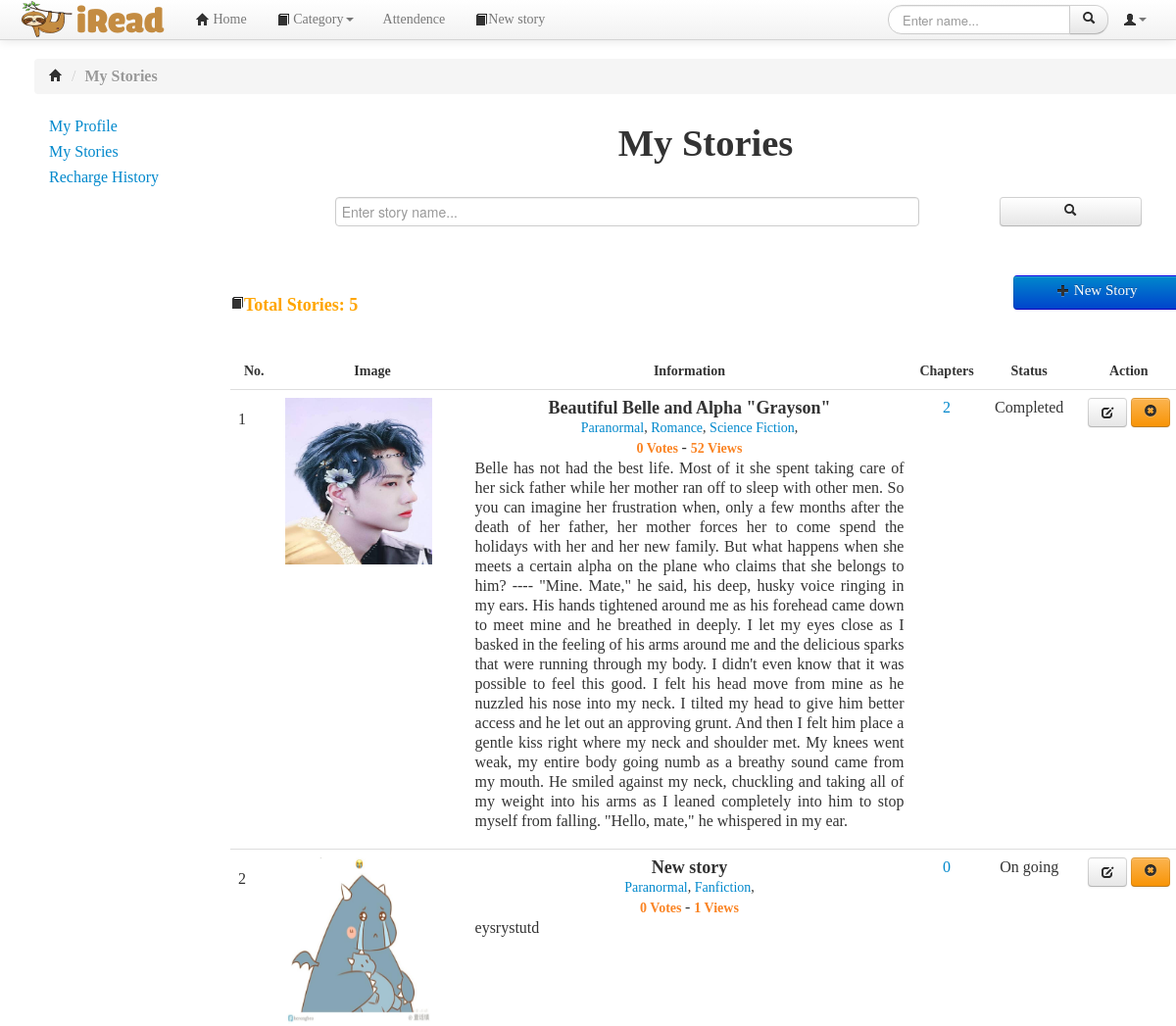
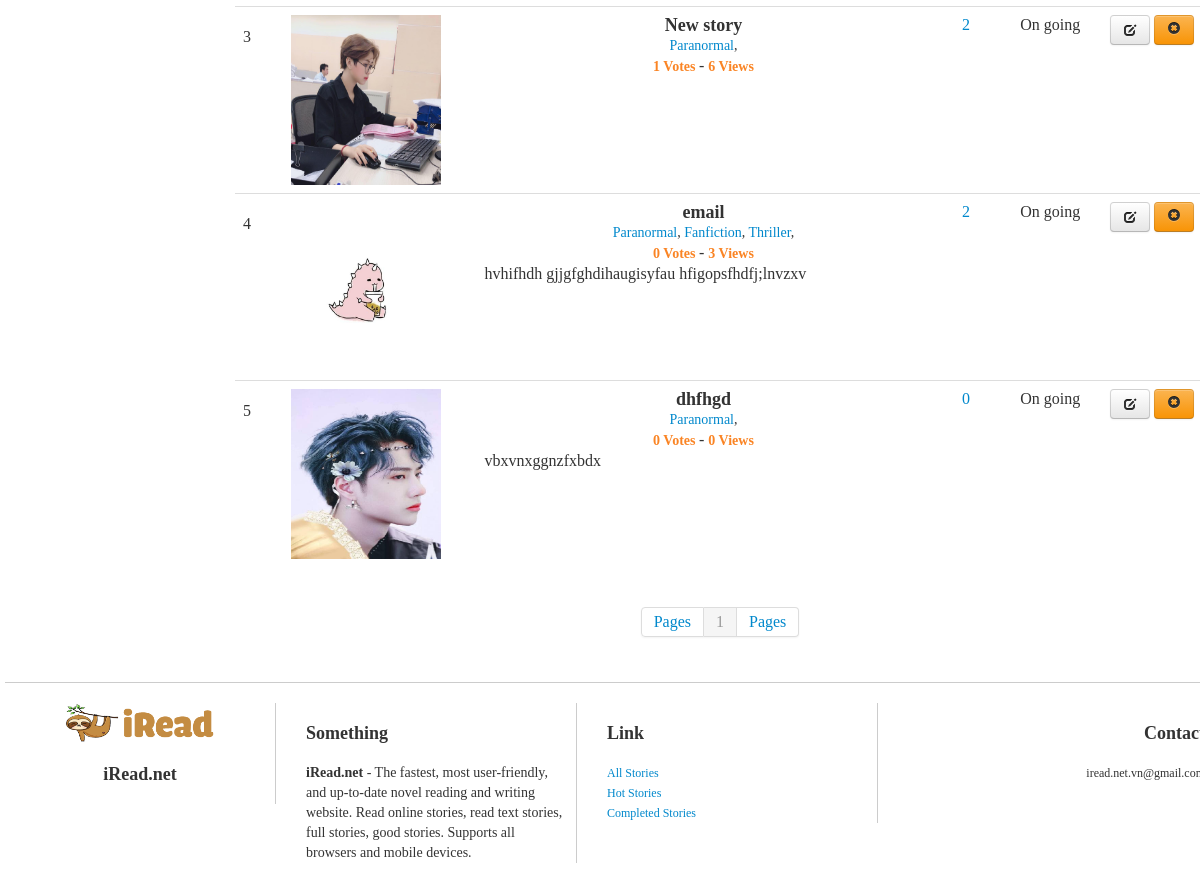
Page /mystories.php (signed in) on the committed database (2 pictures, top to bottom).
### tables this page shows
CREATE TABLE `story` (
  `storyID` int(10) NOT NULL,
  `storyName` varchar(200) NOT NULL,
  `memberID` int(20) DEFAULT NULL,
  `description` mediumtext DEFAULT NULL,
  `image` varchar(500) DEFAULT NULL,
  `viewNumber` int(11) NOT NULL DEFAULT 0,
  `voteNumber` int(11) NOT NULL DEFAULT 0,
  `status` varchar(20) NOT NULL DEFAULT 'On going'
);

CREATE TABLE `story_category` (
  `storyCatID` int(11) NOT NULL,
  `storyID` int(11) NOT NULL,
  `categoryID` int(11) NOT NULL
);

CREATE TABLE `category` (
  `categoryID` int(11) NOT NULL,
  `categoryName` varchar(50) NOT NULL
);

### db.php (called while the page is built, shortened)
<?php
	$hostname='localhost';
	$username='root';
	$password='';
	$dbname='final_project';
	$port=3306;
	function query($sql)
	{
		global $hostname;
		global $username;
		global $password;
		global $dbname;
		global $port;
		$conn = new mysqli($hostname, $username, $password, $dbname, $port);
		$result = $conn->query($sql);
		$rows = mysqli_fetch_all($result);
		return $rows;
	}
	function decryptString($string)
	{
		$string = str_replace('!1$#5', '"', $string);
		$string = str_replace("^-&~5", "'", $string);
		return($string);
	}
?>

### mystories.php (the view, shortened to what this page needs)
<!DOCTYPE html>
<html lang="vi">
<head>
<link href="css/bootstrap.min.css" rel="stylesheet">
<link href="css/bootstrap-responsive.css" rel="stylesheet">
<link href="css/yamm.css" rel="stylesheet">
<link href="css/style.css" rel="stylesheet">
<link href="css/chosen.css" rel="stylesheet">
</head>
<?php
	require_once("./db.php");
    if(!isset($_SESSION['username'])){
?>
    	<script >
			alert ("You must login to access this page!");
			window.location.replace("./login.php");
		</script>
<?php
	}else{
		$sql = "SELECT * FROM member WHERE username='" .$_SESSION['username'] . "'";
		$row = query($sql);
		$memberID = $row[0][0];
		$sql1 = "SELECT * FROM story WHERE memberID='" .$memberID . "'";
		$row1 = query($sql1);
		$total = count($row1);
	}
?>
<body>
<?php
	require_once("./headers/common_header.php");
?>
<div class="container">
<div class="container-fluid">
	<div class="row">
		<div class="span12 row wrapper">
			<ul class="breadcrumb">
				<li>
					<div itemscope>
						<a href="./home.php" itemprop="url"><i class="icon-home"></i></a>
						<span class="divider">/</span>
					</div>
				</li>
				<li class="active"><strong>My Stories</strong></li>
			</ul>
			<div class="row wrapper">
				<?php
				require_once("./lefts/member_left.php");
			?>
				<div class="span10">
						<h1 style="text-align: center;margin-top: 10px;">My Stories</h1>
						<div style =" width: 100%; text-align: center;" >
							<form action="mystories.php" method="POST">
							<?php
								if(!isset($_POST['search']) || $_POST['search'] == ""){
							?>
								<input type="text" name="search" class=" " placeholder="Enter story name..." style =" width: 60%; margin-top: 25px;margin-left: 25px;">
							<?php
							}else{
							?>
								<input type="text" name="search" class=" " placeholder="Enter story name..." value="<?=$search?>" style =" width: 60%; margin-top: 25px;margin-left: 25px;">
							<?php
							}
							?>
								<button class="btn" type="submit" name="search_story" style="float: right; margin-top: 25px; margin-right: 40px; width: 15%"><i class="icon-search"></i></button>
							</form>
						</div>
						<ul class="nav" style="margin-top: 40px; margin-bottom: 40px">
							<li class="disable" style="float:left;width: 50%; color: Orange;">
								<?php
									if($_SERVER['REQUEST_METHOD'] == 'POST' && isset($_POST['search']) && $_POST['search'] != ""){
								?>
										<h2><i class="icon-book icon-large"></i>Search Results: <?=$total_search?></h2>
								<?php
									}else{
								?>
									<h2><i class="icon-book icon-large"></i>Total Stories: <?=$total?></h2>
								<?php
									}
								?>
							</li>
							<li style="float: right;width: 50%"><a href="./newstory.php?" style="width: 30%; height: auto; min-height: 25px; float: right; font-size: 15px; background-color: blue"  class="btn btn-primary"><i class="icon-plus icon-large"></i> New Story</a></li>
						</ul>
						<div class="table-responsive" style="margin-top: 120px; width:100%">
						<table class="table" style="width: 100%">
							<thead>
								<tr >
								<th style="text-align: center; font-size: 14px; width: 5%;">No.</th>
								<th style="text-align: center; font-size: 14px; width: 20%;">Image</th>
								<th style="text-align: center; font-size: 14px; width: 47%;">Information</th>
								<th style="text-align: center; font-size: 14px; width: 7%;">Chapters</th>
								<th style="text-align: center; font-size: 14px; width: 10%;">Status</th>
								<th style="text-align: center; font-size: 14px; width: 11%;">Action</th>
								</tr>
							</thead>
							<tbody>
							<?php
								$allrow = count($row1);
								$pagesize = 5;
								$allpage = 1;
								if($allrow % $pagesize == 0){
									$allpage = $allrow / $pagesize;
								}else{
									$allpage = (int)($allrow / $pagesize) + 1;
								}
								$beginrow = 1;
								$currentpage = 1;
								if((!isset($_GET['currentpage'])) || ($_GET['currentpage'] == '1'))
								{
									$beginrow = 0;
									$currentpage = 1;
								}else{
									$beginrow = ($_GET['currentpage'] - 1) * $pagesize;
									$currentpage = $_GET['currentpage'];
								}
								$sql2= "SELECT * FROM story WHERE memberID='" .$memberID . "' LIMIT {$beginrow} , {$pagesize}";
								$row2=query($sql2);
								for($i=0; $i < count($row2); $i++)
								{
									$storyID = $row2[$i][0];
									$storyName = $row2[$i][1];
									$storyImage = $row2[$i][4];
									$viewNumber = $row2[$i][5];
									$voteNumber = $row2[$i][6];
							?>
								<tr>
									<td style="padding-top: 20px; width: 5%;"><?=$i+1?></td>
									<td class="nav-list name_list" style="width: 20%">
										<div class="media truyen-item">
											<a class="pull-left" href="chapterlist.php?storyID=<?=$row2[$i][0]?>">
												<img class="media-object" alt="<?=$row2[$i][1]?>" style="width: 150px; height: 170px;" src="img/<?=$storyImage?>">
											</a>
										</div>
									</td>
									<td style="width: 47%">
										<div  style="text-align: center; width: 100%">
											<div class="media-body">
												<a href="chapterlist.php?storyID=<?=$storyID?>"><h2 class="media-heading" style="font-size: 18px;line-height:20px;margin: 0;padding: 0;font-weight: bold;color:#333333;"><?=decryptString($storyName)?></h2></a>
												<?php
													$sql3 = "Select * from category INNER JOIN story_category ON category.categoryID = story_category.categoryID WHERE storyID='" .$storyID . "'";
													$row3 = query($sql3);
													for ($j=0; $j < count($row3);$j++)
													{
												?>
														<span class="list-category" style="font-size: 14px; text-align: justify;">
															<span><a href="./storybycat.php?categoryID=<?=$row3[$j][0]?>"><?=$row3[$j][1]?></a></span>,
														</span>
												<?php
													}
												?>
											</div>
											<span itemprop="votes" style="color: #FA8424; font-size: 14px"><b> <?=$voteNumber?> Votes</b>
											</span> -
											<span itemprop="rating" style="color: #FA8424;font-size: 14px"><b> <?=$viewNumber?> Views</b>
											</span>
											<p style="text-align: justify;"><?=decryptString($row2[$i][3])?></p>
										</div>
									</td>
									<td style="width: 7%; text-align: center;">
									<?php
										$sql4 = "SELECT * FROM chapter WHERE storyID='" .$storyID . "'";
										$row4 = query($sql4);
										echo('<a href="./chapterlist.php?storyID='.$storyID.'" >'.count($row4).'</a>');
									?>
									</td>
									<td style="width: 10%; text-align: center;"><?=$row2[$i][7]?></td>
									<td style="width: 11%; text-align: center; ">
										<a href="editstory.php?storyID=<?=$storyID?>" class="btn"><i class="icon-edit"></i></a>
										<button type="button" name="btn_delete" id="btn_delete<?=$storyID?>" class="btn btn-warning" data-toggle="modal" data-target="#delete_confirm<?=$storyID?>"><i class="icon-remove-sign"></i>
											</button>
									</td>
								</tr>
							<?php
								}
							?>
							</tbody>
						</table>
						</div>
					<div class="paging">
						<div class="pagination pagination-centered">
						<ul>
							<li class="disable"><a href="">Pages</a></li>
							<?php
							for($i = 1; $i <= $allpage; $i++)
							{
								if($currentpage == $i){
								?>
									<li class="active"><a href=""><?=$i?></a></li>
								<?php
								}else{
							?>
									<li class="disable"><a href="mystories.php?currentpage=<?=$i?>"><?php echo $i ." "; ?></a></li>
							<?php
								}
							}
							?>
							<li class="disable"><a href="">Pages</a></li>
						</ul>
						</div>
					</div>
			</div>
			<div class="clearfix"></div>
			<?php
			require_once("./footers/footer.php");
		?>
		</div>
	</div>
</div>
</div>
</body>
</html>

### css/style.css (style rules this page uses)
body { position:relative;background:white;font-family:Verdana,"Times New Roman",sans-serif; font-size: 14px; }
.list_index li a,.name_list a { color:#000000; }
.list-category span:after { content:", "; }
.list-category span:last-child:after { content:""; }
#noidungtruyen h1,h2 { font-size:18px; }
.wrapper { font-size:16px; }
.table-responsive { display: block; width: 100%; overflow-x: auto; -webkit-overflow-scrolling: touch; -ms-overflow-style: -ms-autohiding-scrollbar; }

### mystories.php (style rules this page uses)
body { padding-top:60px;padding-bottom:40px;height:auto; }

### rows in the picture
story: image (picture), storyName "Beautiful Belle and Alpha \"Grayson\"", voteNumber "0", viewNumber "52", description "Belle has not had the best life. Most of it she spent taking care of her sick father while her mother ran off to sleep with other men. So you can imagine her frustration when, only a few months after the death of her father, her mother forces her to come spend the holidays with her and her new family. But what happens when she meets a certain alpha on the plane who claims that she belongs to him? ---- \"Mine. Mate,\" he said, his deep, husky voice ringing in my ears. His hands tightened around me as his forehead came down to meet mine and he breathed in deeply. I let my eyes close as I basked in the feeling of his arms around me and the delicious sparks that were running through my body. I…", count($row4) "2", status "Completed"
story_category: categoryID.categoryName "Paranormal"
story_category: categoryID.categoryName "Romance"
story_category: categoryID.categoryName "Science Fiction"
story: image (picture), storyName "New story", voteNumber "0", viewNumber "1", description "eysrystutd", count($row4) "0", status "On going"
story_category: categoryID.categoryName "Paranormal"
story_category: categoryID.categoryName "Fanfiction"
story: image (picture), storyName "New story", voteNumber "1", viewNumber "6", count($row4) "2", status "On going"
story_category: categoryID.categoryName "Paranormal"
story: image (picture), storyName "email", voteNumber "0", viewNumber "3", description "hvhifhdh gjjgfghdihaugisyfau hfigopsfhdfj;lnvzxv", count($row4) "2", status "On going"
story_category: categoryID.categoryName "Paranormal"
story_category: categoryID.categoryName "Fanfiction"
story_category: categoryID.categoryName "Thriller"
story: image (picture), storyName "dhfhgd", voteNumber "0", viewNumber "0", description "vbxvnxggnzfxbdx", count($row4) "0", status "On going"
story_category: categoryID.categoryName "Paranormal"

### other values in the picture
$total "5"
